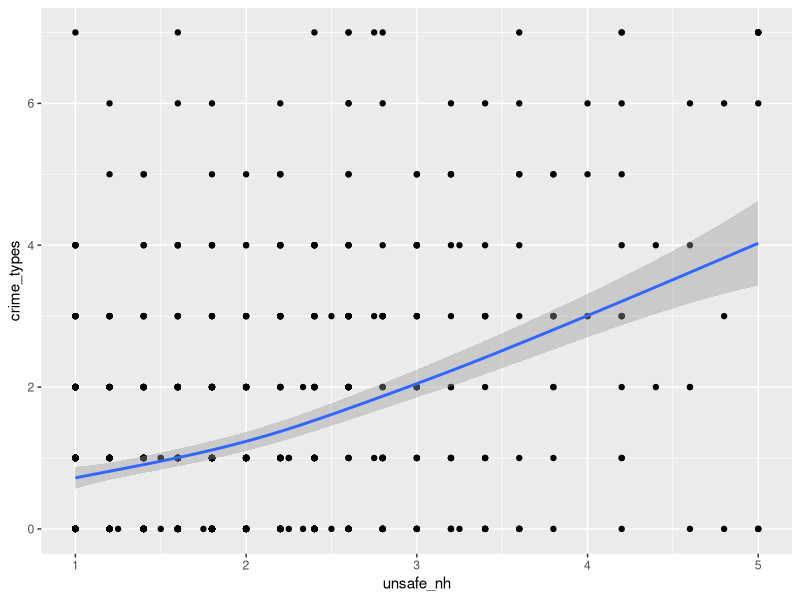

This figure's R source:
## ---- chunk 1

# load libraries
library(ggplot2) # this package needs to be installed in console
library(readr)

# import data
data <- read_csv2("data/selfreport_delinquency_MT2.csv")

# inspect dataframe
knitr::kable(
  data[1:5, ]
)

# fit linear model 
model1 <- lm(crime_types ~ unsafe_nh, data)
summary(model1)

# plot w ggplot2
#| column: margin
ggplot(data, aes(x = unsafe_nh, y = crime_types)) +
  geom_point() + 
  geom_smooth()
